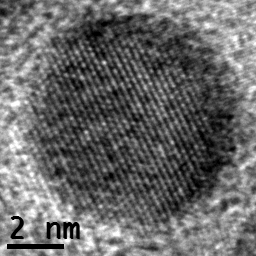
#> input picture Proyectos/Proyecto_2/FFT/Imagen.tif, 256 x 256 px
$ jupyter execute --allow-errors FFT.ipynb
#> lines starting #> are read from the running program, lines starting #| are printed output that depends on the picture
### Transformada de Fourier

La transformada de Fourier es una tranformación que nos permite calcular la contribución de cada frecuencia proveniente de una señal. La expresión matemática para una dimensión es la siguiente:

\begin{equation*}
F(\mu) = \int\limits_{-\infty}^{ \infty} f(x)e^{-2\pi i \mu x} dx
\end{equation*}

donde $\mu$ representa las frecuencias. Puede demostrarse que dada una función $f(\mu)$ podemos obtener la función $f(x)$. La expresión de dicha transformación es:

\begin{equation*}
f(x) = \int\limits_{-\infty}^{\infty} F(\mu) e^{2\pi i \mu x}dx
\end{equation*}

Entrando en esto, a la función $F(\mu)$ se le denomina como espectro de Fourier de la señal $f(x)$, y a $|F(\mu)|^2$ se le denomica espectro de potencias de $f(x)$

En el caso en el cual tengamos una señal dependiente de dos variables, entonces se tiene que la transformada de Fourier es la siguiente:

\begin{equation*}
F(\mu,\nu) = \int\limits_{-\infty}^{\infty} \int\limits_{-\infty}^{\infty} f(x,y) e^{-2\pi i\left(\mu x + \nu y \right)}
\end{equation*}

Esta manera de calcular la transformada de Fourier es util para cuando lo realizamos de manera análitica, pero en señales analogicas o imagenes el proceso puede llegar a ser tedioso, también deberiamos considerar que $f(x) y f(x,y)$ se consideran continuas, por lo que tendriamos que definir su análogo discreto. Por lo que, la transformada de Fourier discreta es la siguiente:

\begin{equation*}
F(\mu,\nu) = \frac{1}{MN} \sum_{x=0}^{M-1} \sum_{y=0}^{N-1} f(x,y)e^{-2\pi i \left(\frac{\mu x}{M}+ \frac{\nu y}{N} \right)}
\end{equation*}

Donde

\begin{eqnarray*}
\mu &=0,1,...,M-1 \\
\nu &=0,1,...,N-1
\end{eqnarray*}

La implementación de este procesimiento puede englobarse en dos ciclos donde se evaluara la multiplicación de la función exponencial con argumento complejo y cada valor de la señal.
En Python, esto ya viene escrito en las librerias numpy y scipy, por lo que usaremos esas herramientas ya elaboradas.

El comando para usar esta función es la siguiente:
````

f = np.fft.fft2(image)

````
Con esto ya podemos obtener la transformada de Fourier discreta bidimensional.

[cell 1]
import matplotlib.pyplot as plt
from PIL import Image
import numpy as np

[cell 2]
class FFT_algorithm:
    def __init__(self, path_image, name_image):
        self.path_image = path_image
        self.name_image = name_image
        self.read_image()
        self.apply_FFT()

    def read_image(self):
        self.img = Image.open(self.path_image + self.name_image)
#> self.img is the input picture: PIL image 256x256 P; min 0, max 254, mean 104.5

    def apply_FFT(self):
        f = np.fft.fft2(self.img)
        f = np.fft.fftshift(f)
        self.FFT_image = np.log(np.abs(f)) * 1000
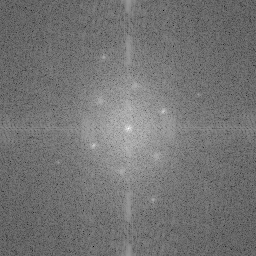
#> self.FFT_image: shape (256, 256) float64; min 392.9, max 15749.4, mean 7384.8; drawn with min black and max white

    def plot_FFT_and_original(self):
        fig = plt.figure(figsize=(8, 8))
        axs = [fig.add_subplot(2, 2, i + 1) for i in range(4)]
        ax1, ax2, ax3, ax4 = axs
        plt.subplots_adjust(left=0,
                            bottom=0,
                            right=1,
                            top=1,
                            wspace=0,
                            hspace=0)
        self.plot_FFT(ax1, self.img, bar=False)
        self.plot_FFT(ax2, self.FFT_image)
        self.plot_FFT(ax3, self.FFT_image, hexagon=True)
        self.plot_FFT(ax4, self.FFT_image, hexagon=True, cmap="inferno_r")
        plt.subplots_adjust(top=0.978,
                            bottom=0.022,
                            left=0.025,
                            right=0.975,
                            hspace=0.0,
                            wspace=0.054)
        plt.show()

    def plot_FFT(self, ax, image, cmap="Greys_r", bar=True, hexagon=False):
        ax.axis("off")
        ax.set_aspect('equal')
        ax.imshow(image, cmap=cmap)
        if bar:
            ax.plot([6.5, 63.3], [247.4, 247.4], color="black", lw=4)
            ax.text(2, 238, "5  1nm$^{-1}$", fontsize=14)
        if hexagon:
            self.read_plot_hexagon(ax)

    def read_plot_hexagon(self, ax):
        x, y = np.loadtxt("Data/hexa.csv", delimiter=",", unpack=True)
        n = np.size(x)
        for i in range(n):
            j = i + 1
            if j == n:
                j = 0
            pos = [i, j]
            ax.plot(x[pos], y[pos], lw=3, color="black")

[cell 3]
inputs = {
    "Image path": "",
    "Image name": "Imagen.tif",
}
FFT = FFT_algorithm(
    inputs["Image path"],
    inputs["Image name"],
)
#> (the rest of this cell did not finish here and is left out)


#### Extra

[cell 4]
import matplotlib.pyplot as plt
import numpy as np

x = np.linspace(0, 0.5, 500)
f=np.sin(40 * 2 * np.pi * x) + 0.5 * np.sin(90 * 2 * np.pi * x)
FFT = np.abs(np.fft.fft(f))
freq = np.fft.fftfreq(x.size,d=x[0]-x[1])
fig, (ax1, ax2) = plt.subplots(1, 2)
ax1.plot(x, f)
ax2.plot(x, FFT/x.size)
plt.show()
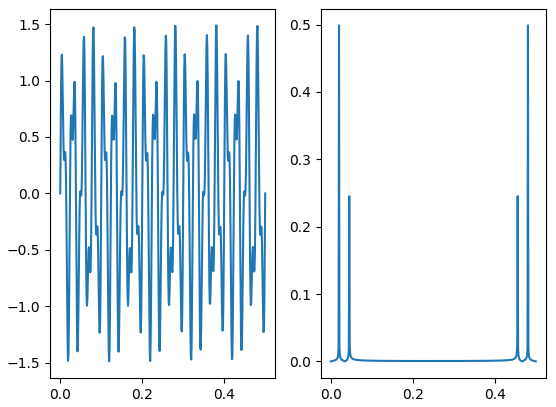
#> figure drawn by matplotlib, 2 panels; panel 1: curve peaks at x = 0.381, y = 1.49; panel 2: curve peaks at x = 0.02, y = 0.499

$ run again, with Proyectos/Proyecto_2/FFT/FFT.png saved as Proyectos/Proyecto_2/FFT/Imagen.tif
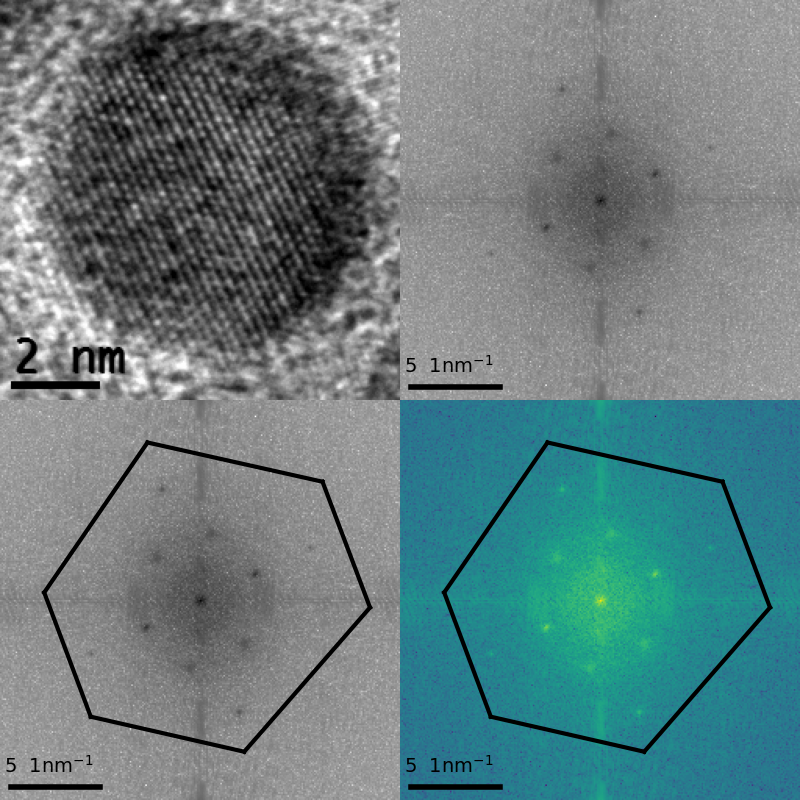
#> input picture Proyectos/Proyecto_2/FFT/FFT.png, 800 x 800 px
#> in read_image, self.img is the input picture: PIL image 800x800 RGBA; mean R, G, B, A 103.3, 126.4, 128.1, 255
#> in apply_FFT, `self.FFT_image = np.log(np.abs(f)) * 1000`:
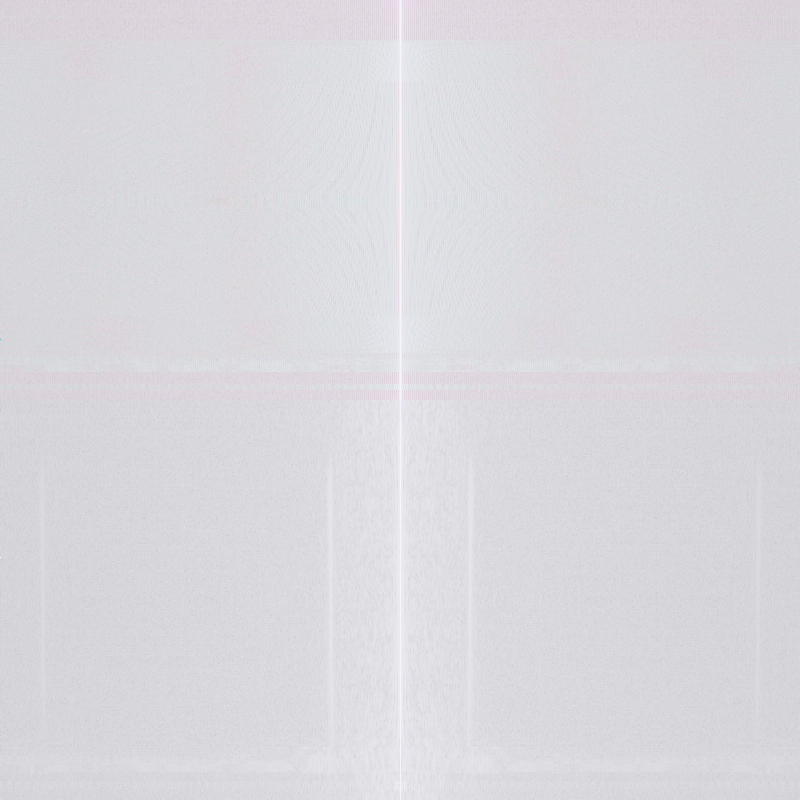
#> self.FFT_image: shape (800, 800, 4) float64; mean of channels 0, 1, 2, 3 5314.4, 5343.9, 6279.9, 5343.9; transparent parts drawn white
